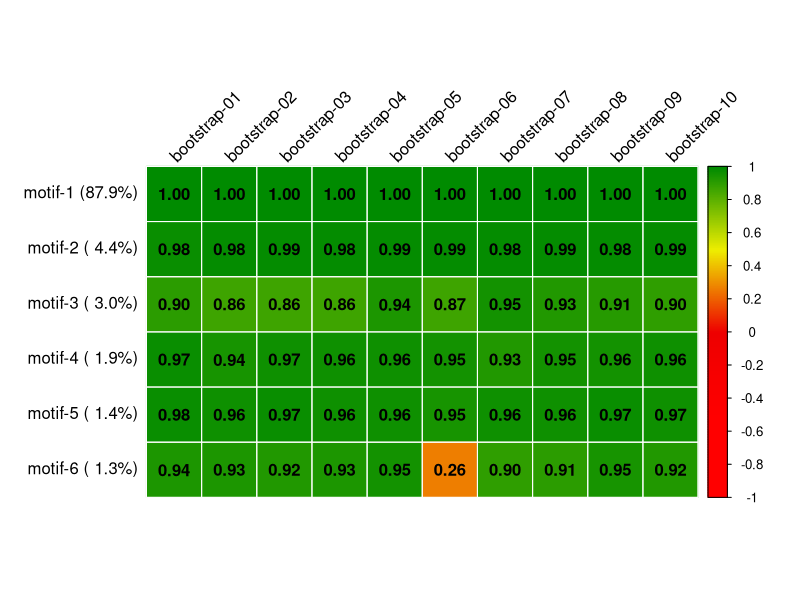

This figure's R source:
C  =as.matrix(read.table("hg19_epd05_C10_s14_s0.dat",header=F))

C01=as.matrix(read.table("hg19_epd05_C10_s14_s1.dat",header=F))
C02=as.matrix(read.table("hg19_epd05_C10_s14_s2.dat",header=F))
C03=as.matrix(read.table("hg19_epd05_C10_s14_s3.dat",header=F))
C04=as.matrix(read.table("hg19_epd05_C10_s14_s4.dat",header=F))
C05=as.matrix(read.table("hg19_epd05_C10_s14_s5.dat",header=F))
C06=as.matrix(read.table("hg19_epd05_C10_s14_s6.dat",header=F))
C07=as.matrix(read.table("hg19_epd05_C10_s14_s7.dat",header=F))
C08=as.matrix(read.table("hg19_epd05_C10_s14_s8.dat",header=F))
C09=as.matrix(read.table("hg19_epd05_C10_s14_s9.dat",header=F))
C10=as.matrix(read.table("hg19_epd05_C10_s14_s10.dat",header=F))

C=C[order(C[1:6,1], decreasing=T),]
bs=matrix(0,nrow=10,ncol=6)
bs[ 1,]=apply(cor(t(C),t(C01)),1,max)
bs[ 2,]=apply(cor(t(C),t(C02)),1,max)
bs[ 3,]=apply(cor(t(C),t(C03)),1,max)
bs[ 4,]=apply(cor(t(C),t(C04)),1,max)
bs[ 5,]=apply(cor(t(C),t(C05)),1,max)
bs[ 6,]=apply(cor(t(C),t(C06)),1,max)
bs[ 7,]=apply(cor(t(C),t(C07)),1,max)
bs[ 8,]=apply(cor(t(C),t(C08)),1,max)
bs[ 9,]=apply(cor(t(C),t(C09)),1,max)
bs[10,]=apply(cor(t(C),t(C10)),1,max) 

colnames(bs)=c(
   sprintf("motif-1 (%4.1f%%)", 100*C[1,1]/sum(C[,1])),
   sprintf("motif-2 (%4.1f%%)", 100*C[2,1]/sum(C[,1])),
   sprintf("motif-3 (%4.1f%%)", 100*C[3,1]/sum(C[,1])),
   sprintf("motif-4 (%4.1f%%)", 100*C[4,1]/sum(C[,1])),
   sprintf("motif-5 (%4.1f%%)", 100*C[5,1]/sum(C[,1])),
   sprintf("motif-6 (%4.1f%%)", 100*C[6,1]/sum(C[,1])))
rownames(bs)=c(
   "bootstrap-01",
   "bootstrap-02",
   "bootstrap-03",
   "bootstrap-04",
   "bootstrap-05",
   "bootstrap-06",
   "bootstrap-07",
   "bootstrap-08",
   "bootstrap-09",
   "bootstrap-10")

library(corrplot)
pdf("./figS3.pdf",8,5)
color <- colorRampPalette(c("red","red","red2","yellow2","green4"))
corrplot(t(bs),method="color", cl.lim=c(0,1),col=color(200), 
   tl.col="black", tl.srt=45, addCoef.col = "black", 
   addgrid.col="white", mar=c(1,1,1,1))
# title(name)
dev.off()

